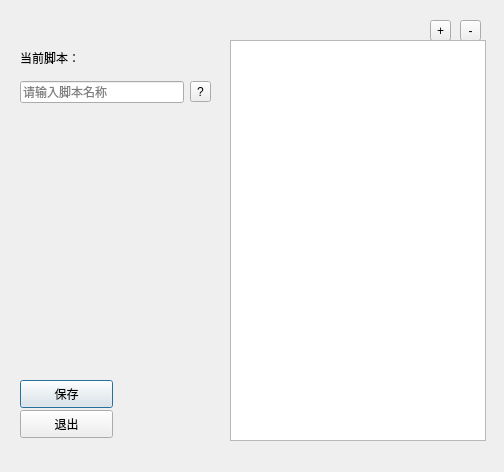
<?xml version="1.0" encoding="UTF-8"?>
<ui version="4.0">
 <class>Ui_jbdesigner</class>
 <widget class="QDialog" name="Ui_jbdesigner">
  <property name="geometry">
   <rect>
    <x>0</x>
    <y>0</y>
    <width>504</width>
    <height>472</height>
   </rect>
  </property>
  <property name="windowTitle">
   <string>脚本编辑</string>
  </property>
  <widget class="QLabel" name="label">
   <property name="geometry">
    <rect>
     <x>20</x>
     <y>50</y>
     <width>72</width>
     <height>15</height>
    </rect>
   </property>
   <property name="text">
    <string>当前脚本：</string>
   </property>
  </widget>
  <widget class="QToolButton" name="addButton">
   <property name="geometry">
    <rect>
     <x>430</x>
     <y>20</y>
     <width>21</width>
     <height>21</height>
    </rect>
   </property>
   <property name="toolTip">
    <string>&lt;html&gt;&lt;head/&gt;&lt;body&gt;&lt;p&gt;新增事件&lt;/p&gt;&lt;/body&gt;&lt;/html&gt;</string>
   </property>
   <property name="text">
    <string>+</string>
   </property>
  </widget>
  <widget class="QToolButton" name="removeButton">
   <property name="geometry">
    <rect>
     <x>460</x>
     <y>20</y>
     <width>21</width>
     <height>21</height>
    </rect>
   </property>
   <property name="toolTip">
    <string>&lt;html&gt;&lt;head/&gt;&lt;body&gt;&lt;p&gt;删除选中事件&lt;/p&gt;&lt;/body&gt;&lt;/html&gt;</string>
   </property>
   <property name="text">
    <string>-</string>
   </property>
  </widget>
  <widget class="QListWidget" name="listWidget">
   <property name="geometry">
    <rect>
     <x>230</x>
     <y>40</y>
     <width>256</width>
     <height>401</height>
    </rect>
   </property>
   <property name="font">
    <font>
     <pointsize>10</pointsize>
    </font>
   </property>
   <property name="lineWidth">
    <number>1</number>
   </property>
  </widget>
  <widget class="QPushButton" name="pushButton">
   <property name="geometry">
    <rect>
     <x>20</x>
     <y>380</y>
     <width>93</width>
     <height>28</height>
    </rect>
   </property>
   <property name="text">
    <string>保存</string>
   </property>
  </widget>
  <widget class="QPushButton" name="pushButton_2">
   <property name="geometry">
    <rect>
     <x>20</x>
     <y>410</y>
     <width>93</width>
     <height>28</height>
    </rect>
   </property>
   <property name="text">
    <string>退出</string>
   </property>
  </widget>
  <widget class="QWidget" name="">
   <property name="geometry">
    <rect>
     <x>20</x>
     <y>80</y>
     <width>191</width>
     <height>24</height>
    </rect>
   </property>
   <layout class="QHBoxLayout" name="horizontalLayout">
    <item>
     <widget class="QLineEdit" name="lineEdit">
      <property name="placeholderText">
       <string>请输入脚本名称</string>
      </property>
     </widget>
    </item>
    <item>
     <widget class="QToolButton" name="toolButton">
      <property name="toolTip">
       <string>&lt;html&gt;&lt;head/&gt;&lt;body&gt;&lt;p&gt;文件路径提示：当前文件路径直接使用文件名称&lt;/p&gt;&lt;p&gt;当前目录文件路径使用 ./ 代替前置目录&lt;/p&gt;&lt;p&gt;绝对路径使用 C:\PycharmProjects\脚本\测试1&lt;/p&gt;&lt;/body&gt;&lt;/html&gt;</string>
      </property>
      <property name="text">
       <string>?</string>
      </property>
      <property name="icon">
       <iconset>
        <normaloff>../picture/help.jpg</normaloff>../picture/help.jpg</iconset>
      </property>
      <property name="iconSize">
       <size>
        <width>16</width>
        <height>16</height>
       </size>
      </property>
     </widget>
    </item>
   </layout>
  </widget>
 </widget>
 <resources/>
 <connections>
  <connection>
   <sender>pushButton_2</sender>
   <signal>clicked()</signal>
   <receiver>Ui_jbdesigner</receiver>
   <slot>close()</slot>
   <hints>
    <hint type="sourcelabel">
     <x>66</x>
     <y>423</y>
    </hint>
    <hint type="destinationlabel">
     <x>231</x>
     <y>235</y>
    </hint>
   </hints>
  </connection>
 </connections>
</ui>
